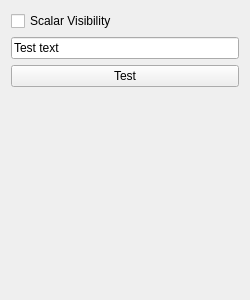
<?xml version="1.0" encoding="UTF-8"?>
<ui version="4.0">
 <class>Form</class>
 <widget class="QWidget" name="Form">
  <property name="geometry">
   <rect>
    <x>0</x>
    <y>0</y>
    <width>250</width>
    <height>300</height>
   </rect>
  </property>
  <property name="sizePolicy">
   <sizepolicy hsizetype="Expanding" vsizetype="Expanding">
    <horstretch>0</horstretch>
    <verstretch>0</verstretch>
   </sizepolicy>
  </property>
  <property name="minimumSize">
   <size>
    <width>0</width>
    <height>0</height>
   </size>
  </property>
  <property name="windowTitle">
   <string>Demo Operation</string>
  </property>
  <layout class="QVBoxLayout" name="verticalLayout_2">
   <item>
    <layout class="QVBoxLayout" name="verticalLayout">
     <property name="sizeConstraint">
      <enum>QLayout::SetDefaultConstraint</enum>
     </property>
     <item>
      <widget class="QCheckBox" name="checkScalar">
       <property name="toolTip">
        <string>Show the scalars associated with surface</string>
       </property>
       <property name="text">
        <string>Scalar Visibility</string>
       </property>
       <property name="checked">
        <bool>false</bool>
       </property>
      </widget>
     </item>
     <item>
      <widget class="QLineEdit" name="textTest">
       <property name="toolTip">
        <string>Insert your text here!</string>
       </property>
       <property name="text">
        <string>Test text</string>
       </property>
      </widget>
     </item>
     <item>
      <widget class="QPushButton" name="buttonTest">
       <property name="text">
        <string>Test</string>
       </property>
      </widget>
     </item>
     <item>
      <spacer name="verticalSpacer">
       <property name="orientation">
        <enum>Qt::Vertical</enum>
       </property>
       <property name="sizeHint" stdset="0">
        <size>
         <width>20</width>
         <height>40</height>
        </size>
       </property>
      </spacer>
     </item>
    </layout>
   </item>
  </layout>
 </widget>
 <resources/>
 <connections/>
</ui>
